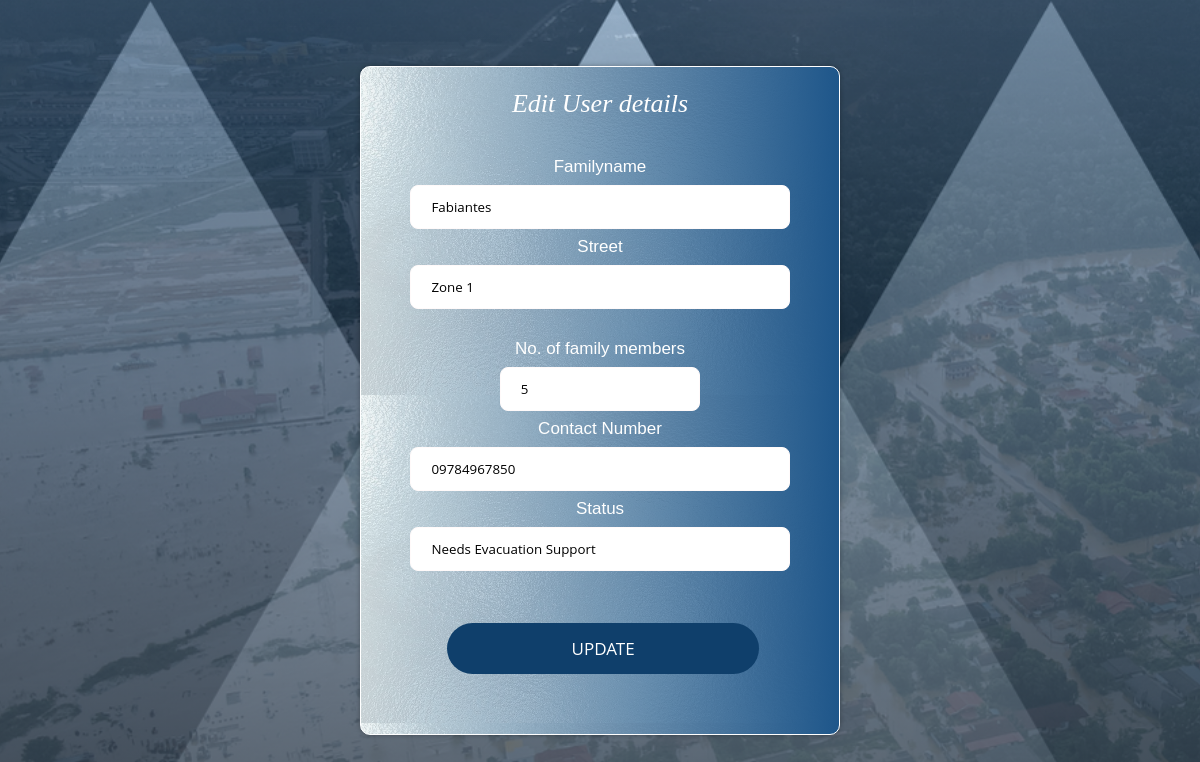
Screenshot of /household_update.php?id=6 with the database file from the repository.
### tables this page shows
CREATE TABLE IF NOT EXISTS `users` (
  `id` int(11) NOT NULL AUTO_INCREMENT,
  `username` varchar(255) NOT NULL,
  `password` varchar(255) NOT NULL,
  `fambers` varchar(255) NOT NULL,
  `contactnum` varchar(255) NOT NULL,
  `street` varchar(255) NOT NULL,
  `role` varchar(255) NOT NULL,
  `status` varchar(255) NOT NULL,
  PRIMARY KEY (`id`)
);

### household_update.php (the view, shortened to what this page needs)
<?php
	require('connect.php');
	$id = $_GET['id'];
	$usersql = $conn->prepare ("Select * from users where id='$id'");
	$usersql->execute();
	$user = $usersql->fetch();
?>
<!DOCTYPE html>
<html>
<head>
<link rel='stylesheet' href='style.css'/>
</head>
<body>
	<form name="update" action="household_save.php" method="POST">
		<div class="imgcontainer"> <br>
		<p class="signup-txt">Edit User details </p> </div> <br/>
		<div class="container">
		<div class="text"> Familyname <input type = "text" id = "username" name = "username" placeholder="Enter Username" value="<?= $user['username']; ?>" required/> </div>
		<div class="text"> Street <br> <input type = "text" id="street" name = "street" placeholder="Enter Street" value="<?= $user['street']; ?>" required/> </div> <br/>
		<div class="text"> No. of family members <br> <input type="number" id="fambers" name="fambers" placeholder="Enter No. of Family" value="<?= $user['fambers']; ?>" required />  </div>
		<div class="text"> Contact Number <br> <input type = "text" id="contactnum" name = "contactnum" placeholder="Enter contact no." value="<?= $user['contactnum']; ?>" required/> </div>
		<div class="text"> Status <br> <input type = "text" id="status" name = "status" placeholder="Enter Status" value="<?= $user['status']; ?>" required/>  </div> <br> <br>
		<button name="submit" input type="submit" value="Update" id="submit" name="update">UPDATE </button> <br /><br />
		</div>
	</form>
</body>
</html>

### style.css (style rules this page uses)
body { width: 100%; min-height: 100vh; background-image: linear-gradient(rgba(0,0,0,.1), rgba(0,0,0,.5)), url(BG.png); background-position: center; background-size: cover; display: flex; justify-content: center; align-items: center; }
.text { font-size: 17px; font-family: Arial, Helvetica, sans-serif; }
form { width: 40%; border: 1px solid #ffffff; border-radius: 10px; background-color: #2C5E8B; box-shadow: 0 0 5px rgba(0,0,0,.3); text-decoration: none; font-size: 1rem; text-align: center; color: #FFF; transition: .3s; background-image: linear-gradient(to right, rgba(238, 238, 238, 0.5), rgba(30, 86, 138, 1)), url(log.jpg); }
input[type=text], input[type=password], input[type=number] { width: 85%; padding: 12px 20px; margin: 8px 0; display: inline-block; border: 1px solid rgb(255, 250, 250); box-sizing: border-box; border-radius: 8px; }
input[type=number] { width: 45%; height: 20%; padding: 12px 20px; margin: 8px 0; display: inline-block; border: 1px solid rgb(255, 250, 250); box-sizing: border-box; border-radius: 8px; }
button { background-color: #0F3F6B; color: white; font-size: 17px; padding: 14px 20px; margin: 0px 70px; border: none; cursor: pointer; width: 70%; border-radius: 30px; transition: .3s; display: block; text-align: center; cursor: pointer; }
.imgcontainer { text-align: center; height: auto; display: block; margin-left: auto; margin-right: auto; width: 80%; }
.container { padding: 16px; }
.signup-txt { font-size: 26px; font-style: italic; font-family:Arial Bold; }
* { list-style: none; text-decoration: none; margin: 0; padding: 0; box-sizing: border-box; font-family: 'Open Sans', sans-serif; }

### rows the page displays
users: username "Fabiantes", street "Zone 1", fambers "5", contactnum "09784967850", status "Needs Evacuation Support"
